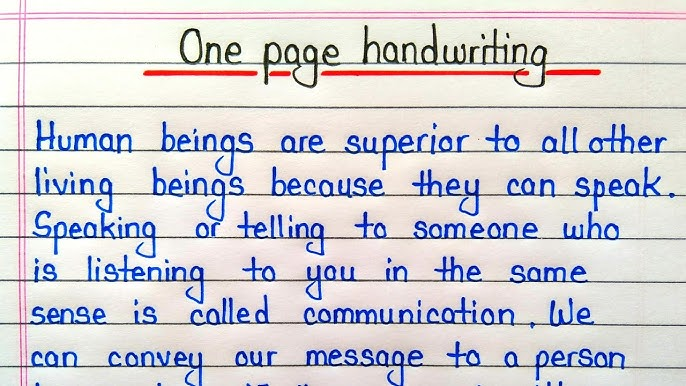
#> input picture data/sample_images/bakar_handwriting.jpeg, 686 x 386 px
$ python -i preprocessing.py   (imports and definitions only)
#> lines starting #> are read from the running program, lines starting #| are printed output that depends on the picture; after the words box and inside, x2 and y2 are one past the last pixel; in counts of white or black regions, pixels touching at a corner belong together
from __future__ import annotations

from pathlib import Path
from typing import Dict, Tuple

import cv2
import numpy as np


# [61 lines left out: functions _load_bgr, _upscale_if_small, _estimate_skew_angle, _deskew, not called in this run]


def preprocess_for_ocr(image_path: Path | str) -> np.ndarray:
    return preprocess(image_path)


def preprocess(image_path: Path | str) -> np.ndarray:
    img = cv2.imread(str(image_path), cv2.IMREAD_COLOR)
    if img is None:
        raise ValueError(f"Could not load image: {image_path}")

    h, w = img.shape[:2]
    if w < 2000:
        img = cv2.resize(img, None, fx=2, fy=2, interpolation=cv2.INTER_CUBIC)

    img = cv2.fastNlMeansDenoisingColored(img, None, 6, 6, 7, 21)

    gray = cv2.cvtColor(img, cv2.COLOR_BGR2GRAY)

    clahe = cv2.createCLAHE(clipLimit=1.5, tileGridSize=(8, 8))
    gray = clahe.apply(gray)

    kernel = np.array([[0, -0.5, 0], [-0.5, 3, -0.5], [0, -0.5, 0]], dtype=np.float32)
    gray = cv2.filter2D(gray, -1, kernel)
    gray = np.clip(gray, 0, 255).astype(np.uint8)

    return cv2.cvtColor(gray, cv2.COLOR_GRAY2BGR)


# [20 lines left out: function preprocess_for_easyocr, not called in this run]


def preprocess_with_red_extraction(image_path: Path | str) -> Tuple[np.ndarray, np.ndarray]:
    original = cv2.imread(str(image_path), cv2.IMREAD_COLOR)
#> original is the input picture: shape (386, 686, 3); mean B, G, R 214.1, 209, 210.2
    if original is None:
        raise ValueError(f"Could not load image: {image_path}")

    hsv = cv2.cvtColor(original, cv2.COLOR_BGR2HSV)
#> hsv: shape (386, 686, 3); mean H, S, V 53.4, 36.9, 225.6
    red_mask1 = cv2.inRange(hsv, (0, 50, 50), (10, 255, 255))
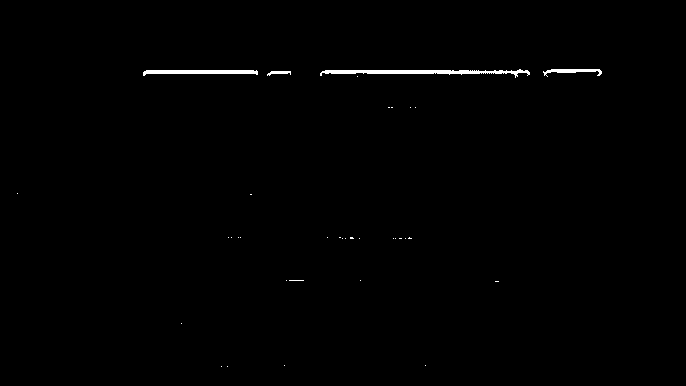
#> red_mask1: shape (386, 686); 0.59% white; 35 white regions (31 under 20 px), largest, box (x1, y1, x2, y2) and area: (320, 69, 530, 78) 767, (143, 70, 258, 76) 460, (543, 69, 602, 77) 205, (267, 71, 291, 76) 69
    red_mask2 = cv2.inRange(hsv, (170, 50, 50), (180, 255, 255))
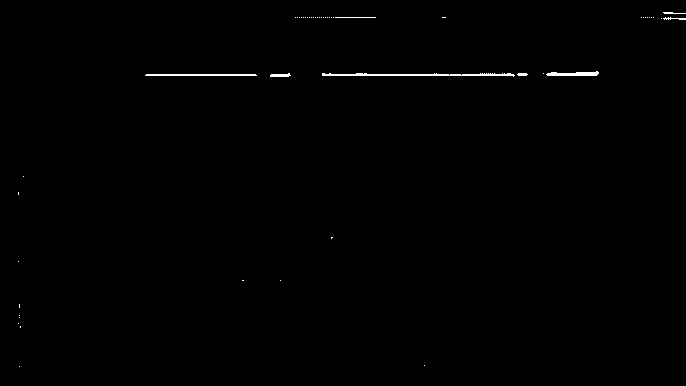
#> red_mask2: shape (386, 686); 0.41% white in thin lines or dots, all inside (x1, y1, x2, y2) = (18, 12, 686, 367)
    red_mask = cv2.bitwise_or(red_mask1, red_mask2)
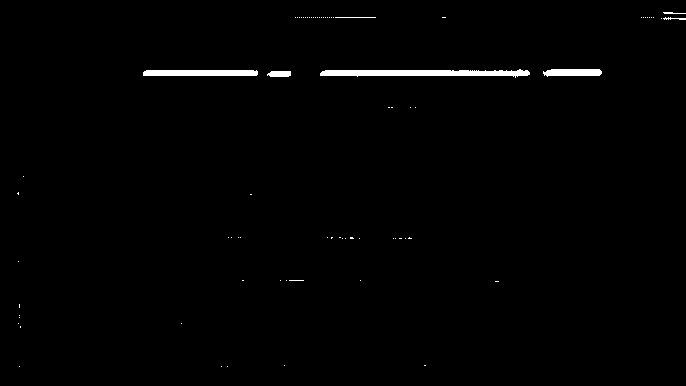
#> red_mask: shape (386, 686); 1% white; 77 white regions (70 under 20 px), largest, box (x1, y1, x2, y2) and area: (320, 69, 530, 78) 1212, (143, 70, 258, 76) 682, (543, 69, 602, 77) 391
    red_img = cv2.bitwise_and(original, original, mask=red_mask)

    main_img = preprocess(image_path)
#> in preprocess, `gray = cv2.cvtColor(img, cv2.COLOR_BGR2GRAY)`:
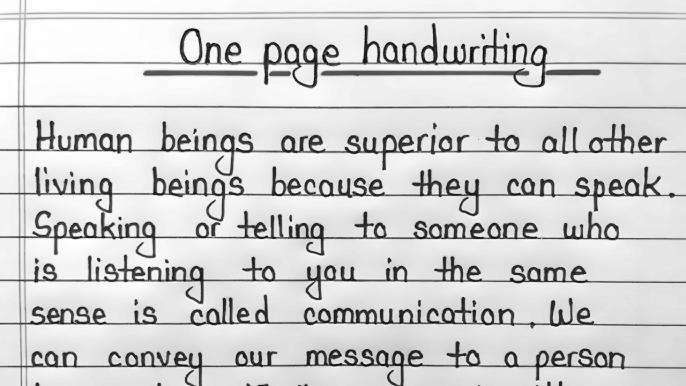
#> gray: shape (772, 1372) (shown at 1/2 size); min 0, max 254, mean 209.8
#> in preprocess, `gray = cv2.filter2D(gray, -1, kernel)`:
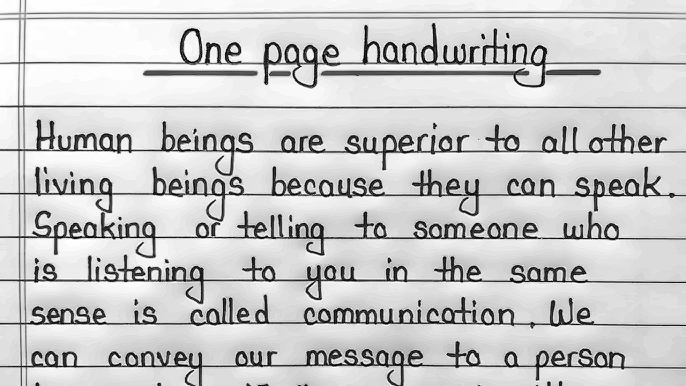
#> gray: shape (772, 1372) (shown at 1/2 size); min 0, max 255, mean 201.1

    return main_img, red_img


# [42 lines left out: function save_preprocessing_stages, not called in this run]

>>> result = preprocess_with_red_extraction('../data/sample_images/bakar_handwriting.jpeg')
